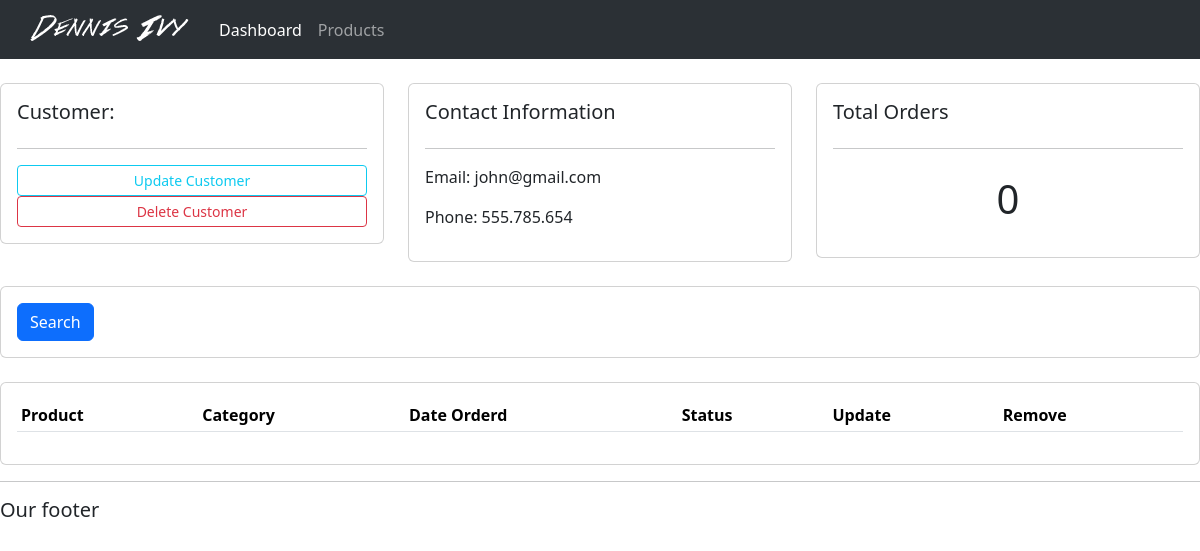
/customer/1, run on an earlier commit of the app's database.
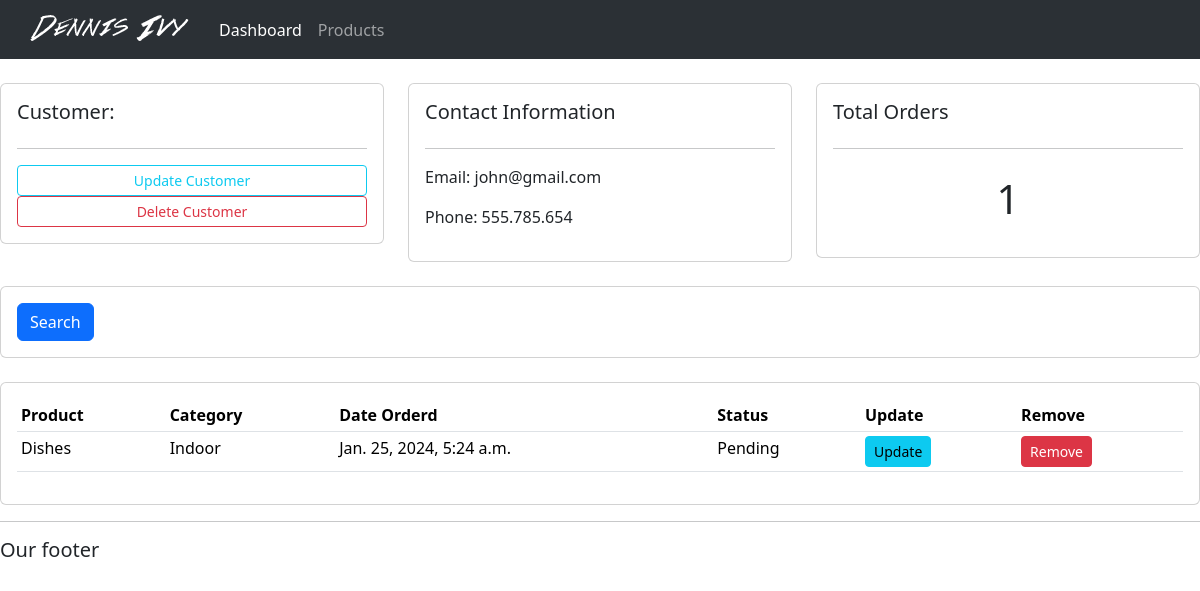
And on a later commit of the database.
### accounts/models.py (models this page shows)
class Order(models.Model):
  STATUS = (
    ('Pending', 'Pending'),
    ('Out for delivery', 'Out for delivery'),
    ('delivered', 'Delivered')
  )
  customer = models.ForeignKey(Customer, null=True, on_delete=models.SET_NULL)
  product = models.ForeignKey(Product, null=True, on_delete=models.SET_NULL)
  date_created = models.DateTimeField(auto_now_add=True)
  status = models.CharField(max_length=200, null=True, choices=STATUS)

class Product(models.Model):
  STATUS = (
    ('Indoor', 'Indoor'),
    ('Out Door', 'Out Door'),
  )
  name = models.CharField(max_length=200, null=True)
  price = models.FloatField(null=True)
  category = models.CharField(max_length=200, null=True, choices=STATUS)
  description = models.CharField(max_length=200, null=True, blank=True)
  date_created = models.DateTimeField(auto_now_add=True)
  tags = models.ManyToManyField(Tag)
  def __str__(self):
    return self.name

### accounts/views.py (the view)
# urls.py: path('customer/<str:pk>', views.customer, name="customer"),
def customer(request, pk):
  customer = Customer.objects.get(id=pk)
  orders = customer.order_set.all()
  order_count = orders.count()
  context = {'customer': customer, 'orders': orders, 'order_count': order_count}
  return render(request, 'accounts/customer.html', context)

### accounts/templates/accounts/customer.html
{% extends 'accounts/main.html' %} {% block content %}
<br />
<div class="row">
  <div class="col-md">
    <div class="card card-body">
      <h5>Customer:</h5>
      <hr />
      <a class="btn btn-outline-info btn-sm btn-block" href=""
        >Update Customer</a
      >
      <a class="btn btn-outline-danger btn-sm btn-block" href=""
        >Delete Customer</a
      >
    </div>
  </div>
  <div class="col-md">
    <div class="card card-body">
      <h5>Contact Information</h5>
      <hr />
      <p>Email: {{customer.email}}</p>
      <p>Phone: {{customer.phone}}</p>
    </div>
  </div>
  <div class="col-md">
    <div class="card card-body">
      <h5>Total Orders</h5>
      <hr />
      <h1 style="text-align: center; padding: 10px">{{order_count}}</h1>
    </div>
  </div>
</div>
<br />
<div class="row">
  <div class="col">
    <div class="card card-body">
      <form method="get">
        <button class="btn btn-primary" type="submit">Search</button>
      </form>
    </div>
  </div>
</div>
<br />
<div class="row">
  <div class="col-md">
    <div class="card card-body">
      <table class="table table-sm">
        <tr>
          <th>Product</th>
          <th>Category</th>
          <th>Date Orderd</th>
          <th>Status</th>
          <th>Update</th>
          <th>Remove</th>
        </tr>
        {% for order in orders %}
        <tr>
          <td>{{order.product}}</td>
          <td>{{order.product.category}}</td>
          <td>{{order.date_created}}</td>
          <td>{{order.status}}</td>
          <td><a class="btn btn-sm btn-info" href="">Update</a></td>
          <td><a class="btn btn-sm btn-danger" href="">Remove</a></td>
        </tr>
        {% endfor%}
      </table>
    </div>
  </div>
</div>
{% endblock content %}

What changed in the data, as far as the page shows it:
added Order: product "Dishes", product.category "Indoor", date_created "Jan. 25, 2024, 5:24 a.m.", status "Pending"
Also different on the page:
{{ order_count }}: "0" → "1"
